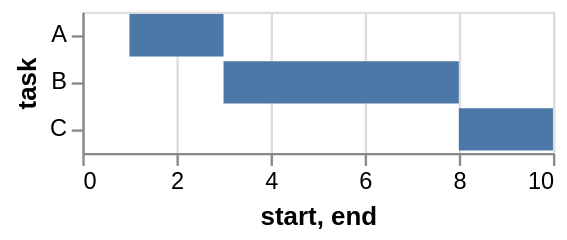

The specification (Vega-Lite) saved for this image:
### Vega specification from a JSON file in a GitHub repository (floating-point values rounded to 4 significant figures)
{"$schema": "https://vega.github.io/schema/vega/v5.json", "description": "A simple bar chart with ranged data (aka Gantt Chart).", "autosize": "pad", "padding": 5, "width": 200, "style": "cell", "data": [{"name": "source_0", "values": [{"task": "A", "start": 1, "end": 3}, {"task": "B", "start": 3, "end": 8}, {"task": "C", "start": 8, "end": 10}]}, {"name": "data_0", "source": "source_0", "transform": [{"type": "filter", "expr": "datum[\"start\"] !== null && isFinite(datum[\"start\"])"}]}], "signals": [{"name": "y_step", "value": 20}, {"name": "height", "update": "bandspace(domain('y').length, 0.1, 0.05) * y_step"}], "marks": [{"name": "marks", "type": "rect", "style": ["bar"], "from": {"data": "data_0"}, "encode": {"update": {"fill": {"value": "#4c78a8"}, "x": {"scale": "x", "field": "start"}, "x2": {"scale": "x", "field": "end"}, "y": {"scale": "y", "field": "task"}, "height": {"scale": "y", "band": true}}}}], "scales": [{"name": "x", "type": "linear", "domain": {"data": "data_0", "fields": ["start", "end"]}, "range": [0, {"signal": "width"}], "nice": true, "zero": true}, {"name": "y", "type": "band", "domain": {"data": "data_0", "field": "task", "sort": true}, "range": {"step": {"signal": "y_step"}}, "paddingInner": 0.1, "paddingOuter": 0.05}], "axes": [{"scale": "x", "orient": "bottom", "gridScale": "y", "grid": true, "tickCount": {"signal": "ceil(width/40)"}, "domain": false, "labels": false, "maxExtent": 0, "minExtent": 0, "ticks": false, "zindex": 0}, {"scale": "x", "orient": "bottom", "grid": false, "title": "start, end", "labelFlush": true, "labelOverlap": true, "tickCount": {"signal": "ceil(width/40)"}, "zindex": 0}, {"scale": "y", "orient": "left", "grid": false, "title": "task", "labelOverlap": true, "zindex": 0}]}
